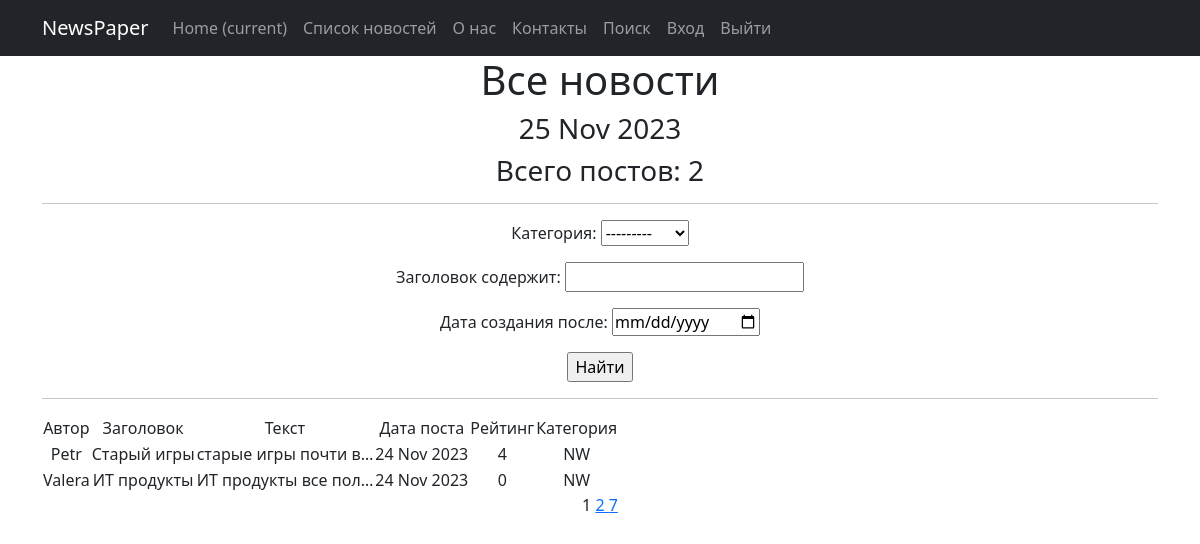
The app's page /search/ with its own data.
### news/models.py (models this page shows, shortened)
class Post(models.Model):
    author = models.ForeignKey(Author, on_delete=models.CASCADE, verbose_name='Автор')
    NEWS = 'NW'
    ARTICLE = 'AR'
    CATEGORY_CHOICES = (
        (NEWS, 'Новость'),
        (ARTICLE, 'Статья'),
    )
    categoryType = models.CharField(max_length=2, choices=CATEGORY_CHOICES,default=ARTICLE, verbose_name='Категория')
    dateCreation = models.DateTimeField(auto_now_add=True)
    postCategory = models.ManyToManyField(Category, through='PostCategory')
    title = models.CharField(max_length=128, verbose_name='Заголовок')
    text = models.TextField(verbose_name='Текст')
    rating = models.SmallIntegerField(default=0, verbose_name='Рэйтинг')
    class Meta:
        verbose_name = 'Пост'
        verbose_name_plural = 'Посты'

class Author(models.Model):
    authorUser = models.OneToOneField(User, on_delete=models.CASCADE)
    ratingAuthor = models.SmallIntegerField(default=0)
    def __str__(self):
        return self.authorUser.username
    class Meta:
        verbose_name = 'Автор'
        verbose_name_plural = 'Авторы'

### news/views.py (the view)
# urls.py: path('search/', PostSearch.as_view(), name='post_search'),
class PostSearch(ListView):
    model = Post
    ordering = 'dateCreation'
    context_object_name = 'news'
    template_name = 'news/Post_list_search.html'
    paginate_by = 2
    def get_queryset(self):
        queryset = super().get_queryset()
        self.filterset = PostFilter(self.request.GET, queryset)
        return self.filterset.qs
    def get_context_data(self, **kwargs):
        context = super().get_context_data(**kwargs)
        context['filterset'] = self.filterset
        return context

### news/templatetags/custom_filters.py (called while the page is built)
@register.filter()
def censor(value):
    list = value.split()
    censor_list = []
    for word in list:
        if word in bad_words:
            word = "*" * len(word)
            censor_list.append(word)
        else:
            censor_list.append(word)
    return ' '.join(censor_list)

### news/templatetags/custom_tags.py (called while the page is built)
@register.simple_tag()
def current_time(format_string='%b %d %Y'):
    return datetime.utcnow().strftime(format_string)

@register.simple_tag(takes_context=True)
def url_replace(context, **kwargs):
   d = context['request'].GET.copy()
   for k, v in kwargs.items():
       d[k] = v
   return d.urlencode()

### templates/news/Post_list_search.html (shortened to what this page needs)
{% extends 'flatpages/default.html' %}
{% load custom_filters %}
{% load custom_tags %}
{% block content %}
    <h1>Все новости</h1>
    <h3> {% current_time '%d %b %Y' %} <h3>
    <h3> Всего постов: {{ news|length }}</h3>
<hr>
   <form action="" method="get">
       {{ filterset.form.as_p }}
       <input type="submit" value="Найти" />
   </form>
<hr>
    {% if news %}
<table>
    <tr>
        <td>Автор</td>
        <td>Заголовок</td>
        <td>Текст</td>
        <td>Дата поста</td>
        <td>Рейтинг</td>
        <td>Категория</td>
    </tr>
    {% for Post in news %}
    <tr>
        <td> {{ Post.author }}</td>
        <td> {{ Post.title|censor }}</td>
        <td> {{ Post.text|truncatechars:20|censor}} </td>
        <td> {{ Post.dateCreation|date:'d M Y'}} </td>
        <td> {{ Post.rating}} </td>
        <td> {{ Post.categoryType}} </td>
    </tr>
    {% endfor %}
</table>
    {% else %}
    <h2> Новостей нет</h2>
    {% endif %}
     {{ page_obj.number }}
     {% if page_obj.has_next %}
        <a href="?{% url_replace page=page_obj.next_page_number %}" >
            {{page_obj.next_page_number}} </a>
     {% if paginator.num_pages != page_obj.next_page_number %}
        <a href="?{% url_replace page=page_obj.paginator.num_pages %}" >
            {{ page_obj.paginator.num_pages }}</a>
        {% endif %}
        {% endif %}
{% endblock content %}

### records on screen
Post: author "Petr", title|censor "Старый игры", text|censor "старые игры почти в…", dateCreation "24 Nov 2023", rating "4", categoryType "NW"
Post: author "Valera", title|censor "ИТ продукты", text|censor "ИТ продукты все пол…", dateCreation "24 Nov 2023", rating "0", categoryType "NW"

### other values on screen
{{ news|length }} "2"
{{ page_obj.number }} "1"
{{ page_obj.next_page_number }} "2"
{{ page_obj.paginator.num_pages }} "7"
